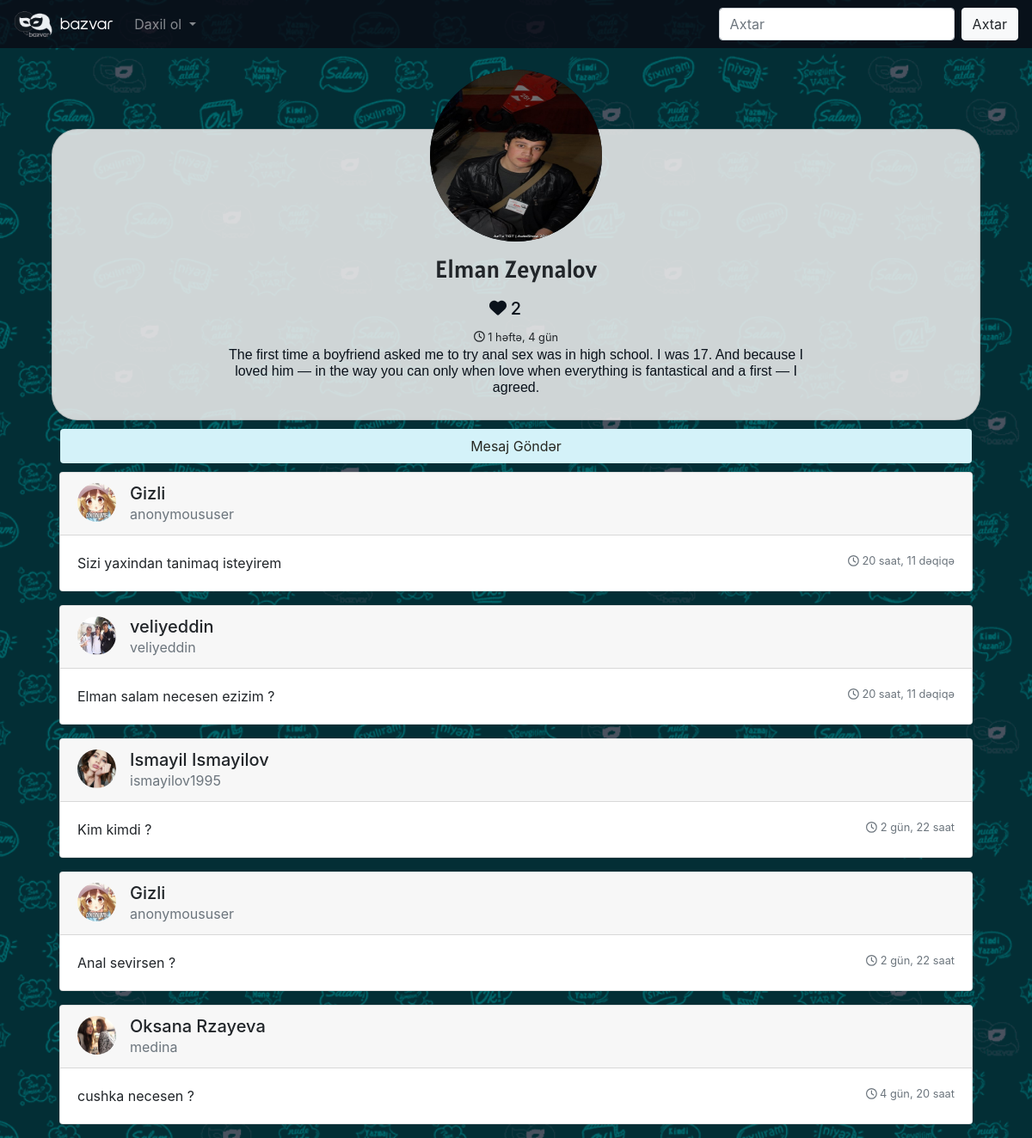
/elman2/, run on the app's committed database.
### user/models.py (models this page shows, shortened)
class UserProfile(models.Model):
    SEX_FIELD = ((None, "Cinsiyyet"), ("male", "Kisi"), ("female", "Qadin"))
    user = models.OneToOneField(User, blank=False, on_delete=models.CASCADE)
    bio = models.TextField(max_length=200, verbose_name="Haqqimda", blank=True)
    profile_photo = models.ImageField(blank=True, default="default/default-profile.png", upload_to=upload_to,
                                      verbose_name="Profil shekili")
    sex = models.CharField(choices=SEX_FIELD, blank=True, max_length=6, verbose_name="Cinsiyyet")
    def get_name_for_screen(self):
        user = self.user
        if user.get_full_name():
            return user.get_full_name()
        return user.username
    def get_userprofile_photo(self):
        if self.profile_photo:
            return self.profile_photo.url
        return '/media/default/default-profile.png'

### message/models.py (models this page shows, shortened)
class MessageNew(models.Model):
    receiver = models.ForeignKey(User, null=True, related_name="reciver_n", on_delete=models.CASCADE)
    sender = models.ForeignKey(User, null=True, related_name="sender_n", on_delete=models.CASCADE)
    content = models.TextField(max_length=500, verbose_name="Mesaj")
    message_date = models.DateTimeField(auto_now_add=True, null=True)
    is_secret = models.BooleanField(default=False)
    has_child = models.BooleanField(default=False)
    content_type = models.ForeignKey(ContentType, on_delete=models.CASCADE)
    object_id = models.PositiveIntegerField()
    content_object = GenericForeignKey('content_type', 'object_id')
    class Meta:
        verbose_name_plural = "Mesajlar New"
        ordering = ["-id"]

### user/views.py (the view)
# urls.py: path('<str:username>/', userprofile, name='userprofile'),
def userprofile(request, username):
    on_profile_user = get_object_or_404(User, username=username)
    if on_profile_user == get_object_or_404(User, pk=14):
        return HttpResponseRedirect(reverse("welcome"))
    if on_profile_user:
        content_type = ContentType.objects.get_for_model(on_profile_user.__class__)
        all_message = MessageNew.objects.filter(content_type=content_type, object_id=on_profile_user.pk)
        user_likes = MessageLike.objects.filter(message__sender=on_profile_user).count()
        context = {"on_profile_user": on_profile_user, "page": "messages", "message": all_message,
                   "user_like": user_likes}
        return render(request, 'main-templates/user/include/messages.html', context)
    return HttpResponseRedirect(reverse("welcome"))

### templates/main-templates/user/include/messages.html (shortened to what this page needs)
{% extends 'main-templates/user/user-profile-base.html' %}
{% block bottom_div %}
    {% for msg in message %}
        <div class="col-12 gedf-main">
            {% if not msg.is_secret %}
                {% include 'main-templates/user/include/single-message-view.html' %}
            {% elif request.user == msg.sender or request.user == msg.receiver %}
                {% include 'main-templates/user/include/single-message-view.html' %}
            {% endif %}
        </div>
    {% endfor %}
{% endblock %}

### templates/main-templates/user/user-profile-base.html (shortened to what this page needs)
{% extends 'base.html' %}
{% load static %}
{% block body_content %}
    <div class="col-12" id="main-container">
        <div class="row justify-content-center">
            <div class="col-12">
                {% include 'main-templates/user/include/user-profile.html' %}
            </div>
            <div class="col-12">
                <ul class="nav nav-pills nav-fill">
                    {% if on_profile_user == request.user %}
                        <li class="nav-item pill-1">
                            <a class="nav-link {% if page == "messages" %} active {% endif %}" id="nav-messages-btn"
                               href="{% url 'userprofile' on_profile_user %}">Mesajlar</a>
                        </li>
                        <li class="nav-item pill-1">
                            <a class="nav-link {% if page == "settings" %} active {% endif %}" id="nav-settings-btn"
                               href="{% url 'settings' request.user.username %}">Parametrlər</a>
                        </li>
                    {% else %}
                        <li class="nav-item pill-1">
                            <a class="nav-link {% if page == "messages" %} active {% endif %}" id="nav-messages-btn"
                               href="{% url 'message-view' on_profile_user %}">Mesaj Göndər</a>
                        </li>
                    {% endif %}
                </ul>
            </div>
        </div>
        <div class="row justify-content-center">
            {% block bottom_div %}
            {% endblock %}
        </div>
    </div>
{% endblock %}

### templates/base.html (shortened to what this page needs)
{% load static %}
<!DOCTYPE html>
<html lang="en">
<head>
    <link rel="stylesheet" type="text/css" href="{% static 'bootstrap/css/bootstrap.min.css' %}">
    <link rel="stylesheet" type="text/css" href="{% static 'general/base.css' %}">
</head>
<body>
{% include 'include/navbar.html' %}
<div class="container">
    {% block body_content %}
    {% endblock %}
</div>
</body>
</html>

### templates/include/navbar.html (shortened to what this page needs)
<nav class="navbar navbar-expand-lg navbar-dark fixed-top" style="background-color: rgba(10,10,21,0.8);">
    <a class="navbar-brand" style="font-family: logo-font,sans-serif" href="{% url 'welcome' %}">
        <img src="/media/default/logo-nav.png" height="30" class="d-inline-block align-top"
             alt="">
        bazvar
    </a>
    <div class="collapse navbar-collapse" id="navbarSupportedContent">
        <ul class="navbar-nav mr-auto">
            <li class="nav-item dropdown">
                <a class="nav-link dropdown-toggle" href="#" id="navbarDropdown" role="button" data-toggle="dropdown"
                   aria-haspopup="true" aria-expanded="false">
                    {% if request.user.username %}
                        {{ request.user.userprofile.get_name_for_screen }}
                    {% else %}
                        Daxil ol
                    {% endif %}
                </a>
            </li>
        </ul>
        <form action="{% url 'search' %}" method="get" class="form-inline my-2 my-lg-0">
            <input class="form-control mr-sm-2" name="search" type="search" placeholder="Axtar" aria-label="Axtar">
            <button class="btn btn-light my-2 my-sm-0" type="submit">Axtar</button>
        </form>
    </div>
</nav>

### templates/main-templates/user/include/user-profile.html
<div class="card wrap">
    <div class="card-body">
        <div class="row text-center justify-content-center">
            <div class="col-lg-8 col-sm-10">
                <img src="{{ on_profile_user.userprofile.get_userprofile_photo }}"
                     class="rounded-circle img-responsive blockico user-profile-img" alt="Profil Img">
                <h3 class="m-3" style="font-family: g-font,sans-serif">{{ on_profile_user.userprofile.get_name_for_screen }}</h3>
                <h5 class="my-color"><i class="fas fa-heart"></i> {{ user_like }} &emsp;</h5>
                <small><i class="far fa-clock"></i> {{ on_profile_user.date_joined|timesince }}</small><br>
                <h6 class="my-color" style="font-family: g-perma, sans-serif">{{ on_profile_user.userprofile.bio }}</h6>
            </div>
        </div>
    </div>
</div>

### templates/main-templates/user/include/single-message-view.html (shortened to what this page needs)
{% load like_system %}
<div class="card gedf-card mb-3" id="single-msg-div">
    <div class="card-header">
        <div class="row">
            <div class="d-flex col">
                <div class="mr-2">
                    <img class="rounded-circle" width="45" height="45"
                         src="{{ msg.sender.userprofile.get_userprofile_photo }}"
                         alt="">
                </div>
                <div class="ml-2">
                    <div class="h5 m-0">{{ msg.sender.userprofile.get_name_for_screen }}</div>
                    <div class="h7 text-muted">{{ msg.sender }}</div>
                </div>
            </div>
            <div class="hide-status-div col-auto">
            </div>
            <div class="col-auto">
            </div>
        </div>
    </div>
    <div class="card-body">
        <small class="text-muted float-right"><i class="far fa-clock"></i> {{ msg.message_date|timesince }}</small>
        <p class="card-text">
            {{ msg.content }}
        </p>
    </div>
</div>

### static/general/base.css (style rules this page uses)
html { background: url("/media/default/main-bg.png") no-repeat center center fixed; -webkit-background-size: cover; -moz-background-size: cover; -o-background-size: cover; background-size: cover; }
body { background-color: transparent !important; }
@media (min-width: 992px) { .gedf-main { padding-left: 1.5rem; padding-right: 1.5rem; } }
@media (min-width: 992px) { .gedf-card { margin-bottom: 1.5rem; } }
.container { margin-top: 150px; }
.user-profile-img { height: 200px; width: 200px; }
.nav-pills .pill-1 .nav-link { background-color: rgb(212, 242, 249); color: #272822; margin: 10px; }
.my-color { color: rgb(10, 18, 27); }
.wrap { border-radius: 30px; background-color: rgba(238, 238, 238, 0.87); }
.blockico { background: #0a121b; margin-top: -90px; }
a { color: #0a121b; }

### data on the page
MessageNew: sender.userprofile.get_userprofile_photo (picture), sender.userprofile.get_name_for_screen "Gizli", sender "anonymoususer", message_date "20 saat, 11 dəqiqə", content "Sizi yaxindan tanimaq isteyirem"
MessageNew: sender.userprofile.get_userprofile_photo (picture), sender.userprofile.get_name_for_screen "veliyeddin", sender "veliyeddin", message_date "20 saat, 11 dəqiqə", content "Elman salam necesen ezizim ?"
MessageNew: sender.userprofile.get_userprofile_photo (picture), sender.userprofile.get_name_for_screen "Ismayil Ismayilov", sender "ismayilov1995", message_date "2 gün, 22 saat", content "Kim kimdi ?"
MessageNew: sender.userprofile.get_userprofile_photo (picture), sender.userprofile.get_name_for_screen "Gizli", sender "anonymoususer", message_date "2 gün, 22 saat", content "Anal sevirsen ?"
MessageNew: sender.userprofile.get_userprofile_photo (picture), sender.userprofile.get_name_for_screen "Oksana Rzayeva", sender "medina", message_date "4 gün, 20 saat", content "cushka necesen ?"

### other printed values
{{ on_profile_user.userprofile.get_name_for_screen }} "Elman Zeynalov"
{{ user_like }} "2"
{{ on_profile_user.date_joined|timesince }} "1 həftə, 4 gün"
{{ on_profile_user.userprofile.bio }} "The first time a boyfriend asked me to try anal sex was in high school. I was 17. And because I loved him — in the way you can only when love when everything is fantastical and a first — I agreed."
